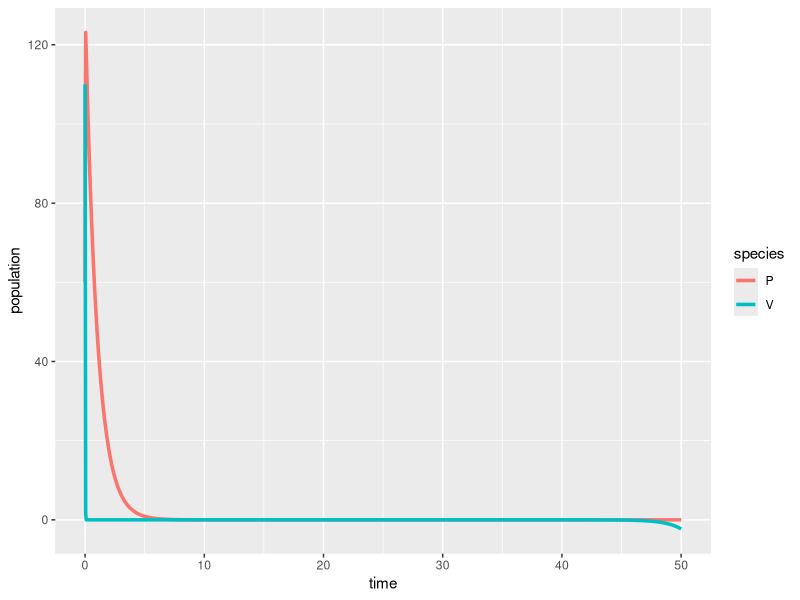

Recreate this plot in R.
## ---- chunk 1
#| message: false
#| warning: false
# load libraries ----
library(tidyverse)
library(deSolve)
## ---- chunk 2
# Create a sequence of times (days) ----
time <- seq(from = 0, to = 50, by = 0.05)

# Set some parameter values (these can change - keep it in mind) ----
parameters <- c(r = .75, alpha = 0.8, beta = 0.5, q = 1)

# Set the initial condition (prey and predator populations at t = 0) ----
# Recall: V = prey, P = predator
init_cond <- c(V = 110, P = 60)

# Prepare the series of differential equations as a function ----
lv_equations <- function(time, init_cond, parameters) {
  
  with(as.list(c(init_cond, parameters)), {
    
    dVdt = r * V - alpha * V * P
    dPdt = beta * V * P - q * P
    
    return(list(c(dVdt, dPdt)))
  })
}

# Find the approximate the solution using `deSolve::ode()` ----
approx_lv <- ode(y = init_cond, 
                 times = time, 
                 func = lv_equations, 
                 parms = parameters)

# Check the class ----
class(approx_lv)

# We really want this to be a data frame, AND we want both prey (V) and predator (P) to be in the same column -- we'll learn why in EDS 221 (tidy data) ----
approx_lk_df <- data.frame(approx_lv) |> 
  pivot_longer(cols = c(V, P), names_to = "species", values_to = "population")

# Plot it ----
ggplot(data = approx_lk_df, aes(x = time, y = population)) +
  geom_line(aes(color = species), linewidth = 1.2)
